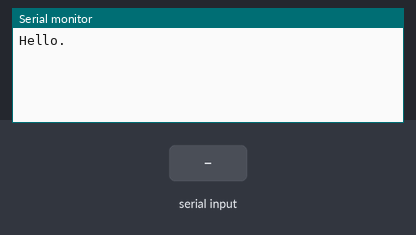
Simulated run of this sketch. Board: Arduino Uno, built with avr-gcc and run on an emulated ATmega328P. On the bench: the last lines printed to the serial monitor. The inputs (shaded band) are chosen by the test bench.

Above: at 1.2 s.
1.3 s: "1" received over the second serial link
At 1.8 s:
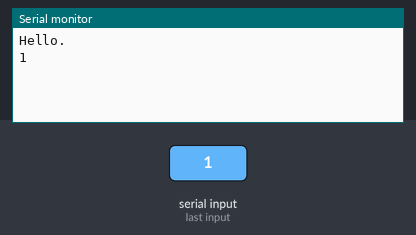
2.8 s: "0" received over the second serial link
At 4.2 s:
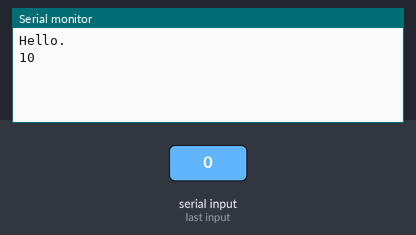

Measured:
- after the input at 1.3 s, the serial monitor: prints a new line at once (image 1)
- after the input at 2.8 s, the serial monitor: prints a new line at once (image 2)

The sketch:

PassthroughSoftware.ino
```cpp
#include <SoftwareSerial.h>

SoftwareSerial mySerial(8, 9); // RX, TX

void setup() {
  Serial.begin(9600);
  Serial.println("Hello.");
  mySerial.begin(9600);
}

void loop() {
  if (mySerial.available()) {
    Serial.write(mySerial.read());
  }
  if (Serial.available()) {
    mySerial.write(Serial.read());
  }
}
```
